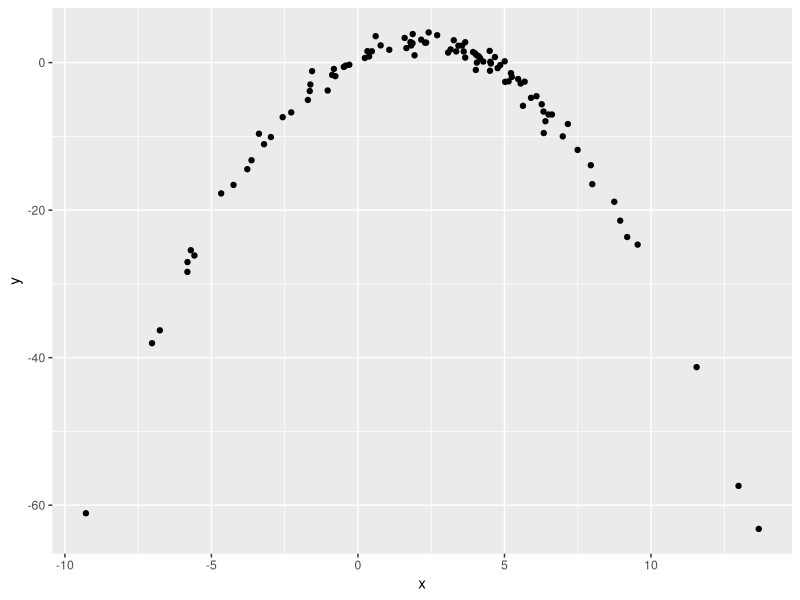

Write R code to recreate this figure.
## ---- chunk 1
library(tidyverse)

df = tibble(
  x = rnorm(100, 2, 5),
  y = 1 + 2 * x - .5 * x ^ 2 + rnorm(100)
) 

df |> 
  ggplot(aes(x = x, y = y)) +
  geom_point()
